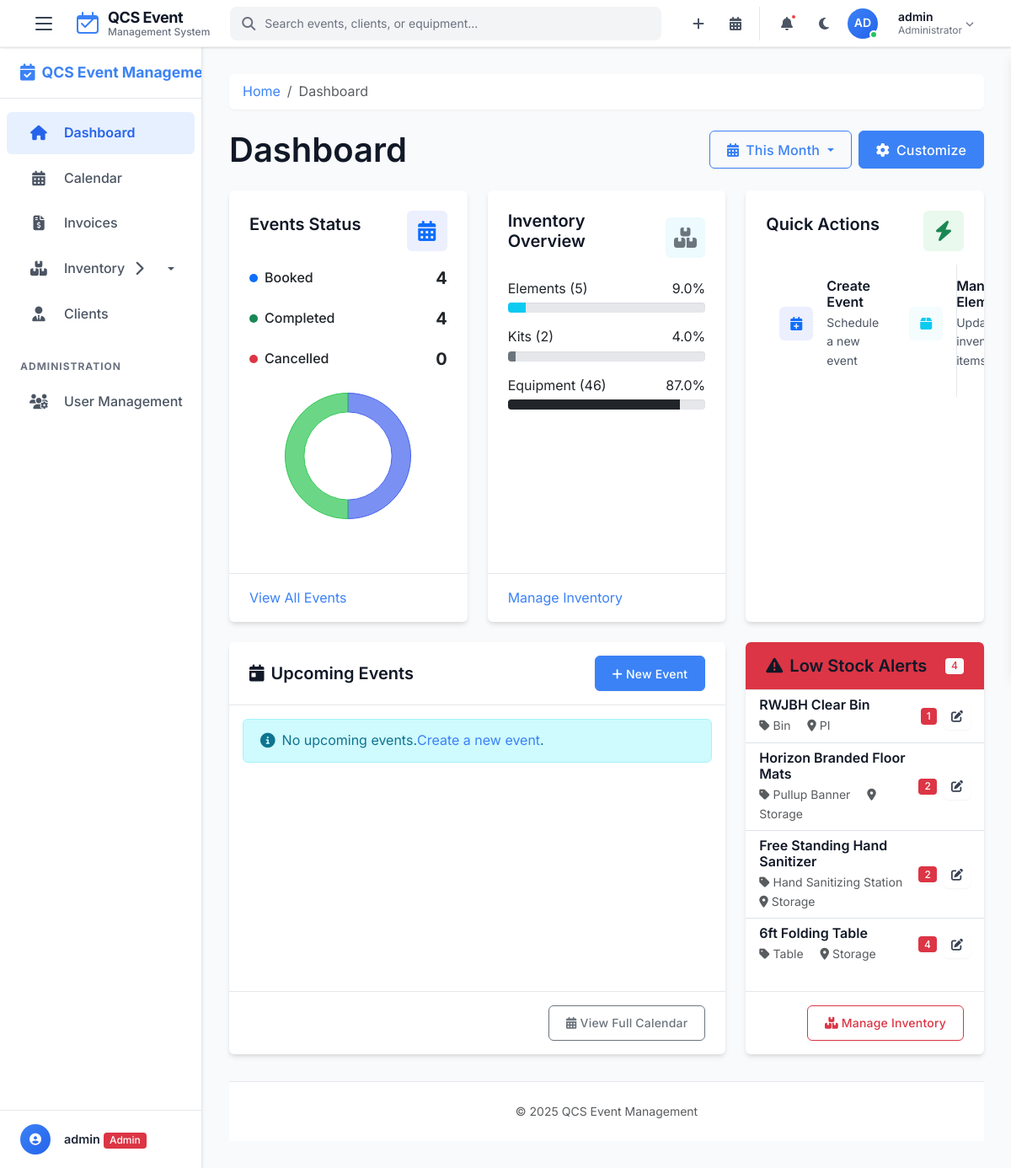
The page / (signed in) on the database its author committed.
### tables this page shows
CREATE TABLE elements (
    element_id INTEGER PRIMARY KEY AUTOINCREMENT,
    type_id INTEGER NOT NULL,
    item_description TEXT NOT NULL,
    item_number TEXT,  -- Can be NULL if no item number is assigned
    quantity INTEGER NOT NULL CHECK (quantity >= 0),
    location TEXT NOT NULL,
    is_kit_component BOOLEAN DEFAULT 0, -- 0 for false, 1 for true.
    FOREIGN KEY (type_id) REFERENCES element_types(type_id)
);

CREATE TABLE element_types (
    type_id INTEGER PRIMARY KEY AUTOINCREMENT,
    type_name TEXT NOT NULL UNIQUE
);

### app.py (the view)
@app.route('/')
def index():
    if 'user_id' not in session:
        return redirect(url_for('landing'))
    db = get_db()
    upcoming_events = db.execute(
        'SELECT e.*, c.name as client_name, c.color as client_color '
        'FROM events e JOIN clients c ON e.client_id = c.id '
        'WHERE e.event_date >= ? '
        'ORDER BY e.event_date ASC LIMIT 5',
        (datetime.now().strftime('%Y-%m-%d'),)
    ).fetchall()
    event_stats = {
        'booked': db.execute('SELECT COUNT(*) FROM events WHERE status = ?', ('booked',)).fetchone()[0],
        'completed': db.execute('SELECT COUNT(*) FROM events WHERE status = ?', ('completed',)).fetchone()[0],
        'cancelled': db.execute('SELECT COUNT(*) FROM events WHERE status = ?', ('cancelled',)).fetchone()[0],
    }
    inventory_stats = {
        'total_elements': db.execute('SELECT COUNT(*) FROM elements').fetchone()[0],
        'total_kits': db.execute('SELECT COUNT(*) FROM kits').fetchone()[0],
        'total_equipment': db.execute('SELECT COUNT(*) FROM equipment').fetchone()[0],
    }
    low_stock_elements = db.execute(
        '''SELECT e.*, t.type_name
           FROM elements e
           JOIN element_types t ON e.type_id = t.type_id
           WHERE e.quantity < 5
           ORDER BY e.quantity ASC
           LIMIT 5'''
    ).fetchall()
    stats = {**event_stats, **inventory_stats}
    return render_template('index.html', upcoming_events=upcoming_events, stats=stats,
                          low_stock_elements=low_stock_elements)

### app.py (called while the page is built)
@app.after_request
def add_security_headers(response):
    response.headers['X-Content-Type-Options'] = 'nosniff'
    response.headers['X-Frame-Options'] = 'DENY'
    response.headers['X-XSS-Protection'] = '1; mode=block'
    response.headers['Strict-Transport-Security'] = 'max-age=31536000; includeSubDomains'
    return response

### helpers.py (called while the page is built)
def get_db():
    if 'db' not in g:
        g.db = sqlite3.connect(
            current_app.config['DATABASE'],
            detect_types=sqlite3.PARSE_DECLTYPES
        )
        g.db.row_factory = sqlite3.Row
    return g.db

### templates/index.html (shortened to what this page needs)
{% extends 'layout.html' %}
{% block breadcrumb %}
<li class="breadcrumb-item active">Dashboard</li>
{% endblock %}
{% block head %}
<link rel="stylesheet" href="https://cdn.jsdelivr.net/npm/chart.js@3.7.1/dist/chart.min.css">
{% endblock %}
{% block content %}
<div class="dashboard-header">
    <div class="d-flex justify-content-between align-items-center mb-4">
        <h1 class="mb-0">Dashboard</h1>
        <div class="dashboard-actions">
            <div class="dropdown d-inline-block me-2">
                <button class="btn btn-outline-primary dropdown-toggle" type="button" id="dashboardTimeframe" data-bs-toggle="dropdown" aria-expanded="false">
                    <i class="fas fa-calendar-alt me-2"></i>This Month
                </button>
            </div>
            <button class="btn btn-primary" id="customizeDashboard">
                <i class="fas fa-cog me-2"></i>Customize
            </button>
        </div>
    </div>
</div>
<div class="row mb-4">
    <div class="col-md-4">
        <div class="card dashboard-card">
            <div class="card-body">
                <div class="d-flex justify-content-between align-items-center mb-3">
                    <h5 class="card-title">Events Status</h5>
                    <div class="card-icon bg-primary-light text-primary">
                        <i class="fas fa-calendar-alt"></i>
                    </div>
                </div>
                <div class="stats-container">
                    <div class="stats-row">
                        <div class="stats-label">
                            <span class="dot bg-primary" style="background-color: rgba(67, 97, 238, 0.7);"></span>
                            <span>Booked</span>
                        </div>
                        <div class="stats-value">{{ stats.booked }}</div>
                    </div>
                    <div class="stats-row">
                        <div class="stats-label">
                            <span class="dot bg-success" style="background-color: rgba(45, 198, 83, 0.7);"></span>
                            <span>Completed</span>
                        </div>
                        <div class="stats-value">{{ stats.completed }}</div>
                    </div>
                    <div class="stats-row">
                        <div class="stats-label">
                            <span class="dot bg-danger" style="background-color: rgba(230, 57, 70, 0.7);"></span>
                            <span>Cancelled</span>
                        </div>
                        <div class="stats-value">{{ stats.cancelled }}</div>
                    </div>
                </div>
                <div class="chart-container">
                    <canvas id="eventsChart" height="150"></canvas>
                </div>
            </div>
            <div class="card-footer">
                <a href="{{ url_for('calendar.calendar') }}" class="card-link">View All Events</a>
            </div>
        </div>
    </div>
    <div class="col-md-4">
        <div class="card dashboard-card">
            <div class="card-body">
                <div class="d-flex justify-content-between align-items-center mb-3">
                    <h5 class="card-title">Inventory Overview</h5>
                    <div class="card-icon bg-secondary-light text-secondary">
                        <i class="fas fa-boxes"></i>
                    </div>
                </div>
                <div class="progress-stats">
                    {% set total_inventory = stats.total_elements + stats.total_kits + stats.total_equipment %}
                    {% if total_inventory > 0 %}
                        {% set elements_percent = (stats.total_elements / total_inventory * 100) | round %}
                        {% set kits_percent = (stats.total_kits / total_inventory * 100) | round %}
                        {% set equipment_percent = (stats.total_equipment / total_inventory * 100) | round %}
                    {% else %}
                        {% set elements_percent = 0 %}
                        {% set kits_percent = 0 %}
                        {% set equipment_percent = 0 %}
                    {% endif %}
                    <div class="progress-item">
                        <div class="d-flex justify-content-between mb-1">
                            <span>Elements ({{ stats.total_elements }})</span>
                            <span>{{ elements_percent }}%</span>
                        </div>
                        <div class="progress">
                            <div class="progress-bar bg-info" style="width: {{ elements_percent }}%;"></div>
                        </div>
                    </div>
                    <div class="progress-item">
                        <div class="d-flex justify-content-between mb-1">
                            <span>Kits ({{ stats.total_kits }})</span>
                            <span>{{ kits_percent }}%</span>
                        </div>
                        <div class="progress">
                            <div class="progress-bar bg-secondary" style="width: {{ kits_percent }}%;"></div>
                        </div>
                    </div>
                    <div class="progress-item">
                        <div class="d-flex justify-content-between mb-1">
                            <span>Equipment ({{ stats.total_equipment }})</span>
                            <span>{{ equipment_percent }}%</span>
                        </div>
                        <div class="progress">
                            <div class="progress-bar bg-dark" style="width: {{ equipment_percent }}%;"></div>
                        </div>
                    </div>
                </div>
            </div>
            <div class="card-footer">
                <a href="{{ url_for('elements') }}" class="card-link">Manage Inventory</a>
            </div>
        </div>
    </div>
    <div class="col-md-4">
        <div class="card dashboard-card">
            <div class="card-body">
                <div class="d-flex justify-content-between align-items-center mb-3">
                    <h5 class="card-title">Quick Actions</h5>
                    <div class="card-icon bg-success-light text-success">
                        <i class="fas fa-bolt"></i>
                    </div>
                </div>
                <div class="quick-actions">
                    <a href="{{ url_for('calendar.new_event') }}" class="quick-action-item">
                        <div class="quick-action-icon bg-primary-light text-primary">
                            <i class="fas fa-calendar-plus"></i>
                        </div>
                        <div class="quick-action-text">
                            <h6>Create Event</h6>
                            <p>Schedule a new event</p>
                        </div>
                    </a>
                    <a href="{{ url_for('elements') }}" class="quick-action-item">
                        <div class="quick-action-icon bg-info-light text-info">
                            <i class="fas fa-box"></i>
                        </div>
                        <div class="quick-action-text">
                            <h6>Manage Elements</h6>
                            <p>Update inventory items</p>
                        </div>
                    </a>
                </div>
            </div>
        </div>
    </div>
</div>
<div class="row mb-4">
    <div class="col-md-8">
        <div class="card dashboard-card">
            <div class="card-header d-flex justify-content-between align-items-center">
                <h5 class="mb-0"><i class="fas fa-calendar-day me-2"></i>Upcoming Events</h5>
                <a href="{{ url_for('calendar.new_event') }}" class="btn btn-sm btn-primary">
                    <i class="fas fa-plus me-1"></i>New Event
                </a>
            </div>
            <div class="card-body p-0">
                {% if upcoming_events %}
                <div class="table-responsive">
                    <table class="table table-hover mb-0">
                        <thead>
                            <tr>
                                <th>Date</th>
                                <th>Event</th>
                                <th>Client</th>
                                <th>Location</th>
                                <th>Status</th>
                                <th class="text-end">Actions</th>
                            </tr>
                        </thead>
                        <tbody>
                            {% for event in upcoming_events %}
                            <tr>
                                <td>
                                    <div class="event-date">
                                        <div class="event-day">{{ event.event_date.split('-')[2] }}</div>
                                        <div class="event-month">{{ event.event_date.split('-')[1] }}</div>
                                    </div>
                                </td>
                                <td>
                                    <div class="event-title">{{ event.event_name }}</div>
                                </td>
                                <td>
                                    <span class="badge client-badge" data-color="{{ event.client_color }}">
                                        {{ event.client_name }}
                                    </span>
                                </td>
                                <td><i class="fas fa-map-marker-alt me-1 text-muted"></i>{{ event.event_location }}</td>
                                <td>
                                    {% if event.status == 'booked' %}
                                    <span class="badge status-badge bg-primary">Booked</span>
                                    {% elif event.status == 'completed' %}
                                    <span class="badge status-badge bg-success">Completed</span>
                                    {% elif event.status == 'cancelled' %}
                                    <span class="badge status-badge bg-danger">Cancelled</span>
                                    {% endif %}
                                </td>
                                <td class="text-end">
                                    <div class="btn-group">
                                        <a href="{{ url_for('calendar.view_event', event_id=event.event_id) }}" class="btn btn-sm btn-icon" data-bs-toggle="tooltip" title="View">
                                            <i class="fas fa-eye"></i>
                                        </a>
                                        <a href="{{ url_for('calendar.edit_event', event_id=event.event_id) }}" class="btn btn-sm btn-icon" data-bs-toggle="tooltip" title="Edit">
                                            <i class="fas fa-edit"></i>
                                        </a>
                                    </div>
                                </td>
                            </tr>
                            {% endfor %}
                        </tbody>
                    </table>
                </div>
                {% else %}
                <div class="alert alert-info m-3">
                    <i class="fas fa-info-circle me-2"></i>No upcoming events.
                    <a href="{{ url_for('calendar.new_event') }}">Create a new event</a>.
                </div>
                {% endif %}
            </div>
            <div class="card-footer text-end">
                <a href="{{ url_for('calendar.calendar') }}" class="btn btn-sm btn-outline-secondary">
                    <i class="fas fa-calendar-alt me-1"></i>View Full Calendar
                </a>
            </div>
        </div>
    </div>
    <div class="col-md-4">
        {% if low_stock_elements %}
        <div class="card dashboard-card border-danger">
            <div class="card-header bg-danger text-white d-flex justify-content-between align-items-center">
                <h5 class="mb-0"><i class="fas fa-exclamation-triangle me-2"></i>Low Stock Alerts</h5>
                <span class="badge bg-light text-danger">{{ low_stock_elements|length }}</span>
            </div>
            <div class="card-body p-0">
                <ul class="list-group list-group-flush">
                    {% for element in low_stock_elements %}
                    <li class="list-group-item d-flex justify-content-between align-items-center">
                        <div>
                            <h6 class="mb-1">{{ element.item_description }}</h6>
                            <div class="text-muted small">
                                <span class="me-3"><i class="fas fa-tag me-1"></i>{{ element.type_name }}</span>
                                <span><i class="fas fa-map-marker-alt me-1"></i>{{ element.location }}</span>
                            </div>
                        </div>
                        <div class="d-flex align-items-center">
                            <span class="badge bg-danger me-2">{{ element.quantity }}</span>
                            <a href="{{ url_for('edit_element', element_id=element.element_id) }}" class="btn btn-sm btn-icon">
                                <i class="fas fa-edit"></i>
                            </a>
                        </div>
                    </li>
                    {% endfor %}
                </ul>
            </div>
            <div class="card-footer text-end">
                <a href="{{ url_for('elements') }}" class="btn btn-sm btn-outline-danger">
                    <i class="fas fa-boxes me-1"></i>Manage Inventory
                </a>
            </div>
        </div>
        {% endif %}
    </div>
</div>
{% endblock %}

### rows shown on the page
elements: item_description "RWJBH Clear Bin", type_name "Bin", location "PI", quantity "1"
elements: item_description "Horizon Branded Floor Mats", type_name "Pullup Banner", location "Storage", quantity "2"
elements: item_description "Free Standing Hand Sanitizer", type_name "Hand Sanitizing Station", location "Storage", quantity "2"
elements: item_description "6ft Folding Table", type_name "Table", location "Storage", quantity "4"

### other values the page prints
{{ session.username[:2].upper() }} "AD"
{{ session.username }} "admin"
{{ stats.booked }} "4"
{{ stats.completed }} "4"
{{ stats.cancelled }} "0"
{{ stats.total_elements }} "5"
{{ elements_percent }} "9.0"
{{ stats.total_kits }} "2"
{{ kits_percent }} "4.0"
{{ stats.total_equipment }} "46"
{{ equipment_percent }} "87.0"
{{ low_stock_elements|length }} "4"
chart data {{ stats.booked }} 4
chart data {{ stats.completed }} 4
chart data {{ stats.cancelled }} 0
